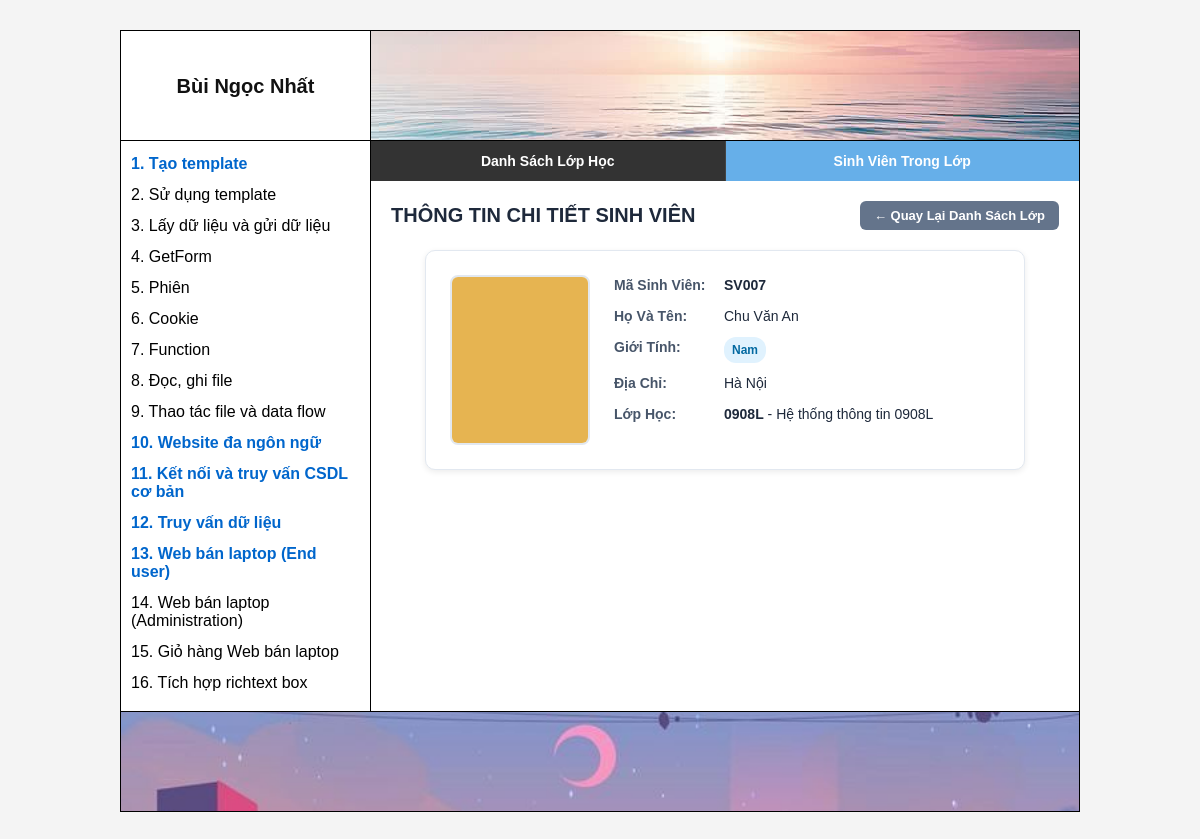
Page /Bai12/index.php?page=studentDetail&id=SV007 on the committed database.
### tables this page shows
CREATE TABLE students (
    ID VARCHAR(20) PRIMARY KEY,
    StudentName VARCHAR(50) NOT NULL,
    StudentGender VARCHAR(10) DEFAULT 'Nam',
    StudentAddress VARCHAR(150),
    StudentImage VARCHAR(100),
    ClassID VARCHAR(20),
    CONSTRAINT fk_students_classes FOREIGN KEY (ClassID) REFERENCES classes(ID) 
    ON UPDATE CASCADE ON DELETE RESTRICT
);

CREATE TABLE classes (
    ID VARCHAR(20) PRIMARY KEY,
    ClassName VARCHAR(50) NOT NULL,
    ClassDescription TEXT,
    NumOfStudents INT DEFAULT 0
);

### Bai12/pages/studentDetail.php (the view, shortened to what this page needs)
<?php
require_once __DIR__ . '/../libs/connectDB.php';
$studentID = isset($_GET['id']) ? mysqli_real_escape_string($conn, trim($_GET['id'])) : 'SV001';
function renderStudentDetailCard($conn, $studentID)
{
    $sql = "SELECT S.*, C.ClassName
            FROM students S
            LEFT JOIN classes C ON S.ClassID = C.ID
            WHERE S.ID = '{$studentID}'";
    $result = mysqli_query($conn, $sql);
    if ($result && mysqli_num_rows($result) > 0) {
        $student     = mysqli_fetch_assoc($result);
        $svID        = htmlspecialchars($student['ID']);
        $svName      = htmlspecialchars($student['StudentName']);
        $svGender    = htmlspecialchars($student['StudentGender']);
        $svAddress   = htmlspecialchars($student['StudentAddress']);
        $classID     = htmlspecialchars($student['ClassID']);
        $className   = htmlspecialchars($student['ClassName'] ?? '');
        $genderBadge = ($svGender === 'Nam') ? 'badge-nam' : 'badge-nu';
        $imagePath   = !empty($student['StudentImage']) ? 'images/' . $student['StudentImage'] : 'images/1.jpg';
        echo "
        <div class='student-detail-card'>
            <div class='student-avatar-box'>
                <img src='{$imagePath}' alt='Ảnh {$svName}' onerror=\"this.src='/src/image/default-avatar.png';\">
            </div>
            <div class='student-info-box'>
                <div class='student-info-row'>
                    <span class='student-info-label'>Mã Sinh Viên:</span>
                    <span class='student-info-value'><strong>{$svID}</strong></span>
                </div>
                <div class='student-info-row'>
                    <span class='student-info-label'>Họ Và Tên:</span>
                    <span class='student-info-value'>{$svName}</span>
                </div>
                <div class='student-info-row'>
                    <span class='student-info-label'>Giới Tính:</span>
                    <span class='student-info-value'><span class='badge {$genderBadge}'>{$svGender}</span></span>
                </div>
                <div class='student-info-row'>
                    <span class='student-info-label'>Địa Chỉ:</span>
                    <span class='student-info-value'>{$svAddress}</span>
                </div>
                <div class='student-info-row'>
                    <span class='student-info-label'>Lớp Học:</span>
                    <span class='student-info-value'><strong>{$classID}</strong> - {$className}</span>
                </div>
            </div>
        </div>";
    } else {
        echo "
        <div class='table-responsive' style='padding: 20px; text-align: center; color: #ef4444;'>
            Không tìm thấy thông tin của sinh viên có mã: <strong>" . htmlspecialchars($studentID) . "</strong>
        </div>";
    }
}
?>
<div class="page-header">
    <h2 class="page-title">THÔNG TIN CHI TIẾT SINH VIÊN</h2>
    <div class="action-bar">
        <a href="javascript:history.back()" class="btn btn-secondary">&larr; Quay Lại Danh Sách Lớp</a>
    </div>
</div>
<?php renderStudentDetailCard($conn, $studentID); ?>

### src/css/common.css (style rules this page uses)
* { box-sizing: border-box; margin: 0; padding: 0; }
body { font-family: Arial, sans-serif; background-color: #f4f4f4; }

### Bai12/style.css (style rules this page uses)
.page-header { display: flex; justify-content: space-between; align-items: center; margin-bottom: 20px; }
.page-title { font-size: 20px; font-weight: 700; color: #1e293b; margin: 0; }
.action-bar { display: flex; gap: 10px; }
.btn { display: inline-flex; align-items: center; justify-content: center; padding: 7px 14px; border-radius: 6px; font-size: 13px; font-weight: 600; cursor: pointer; text-decoration: none; border: none; transition: all 0.2s; }
.btn-secondary { background-color: #64748b; color: #ffffff; }
.student-detail-card { background: #ffffff; border-radius: 10px; border: 1px solid #e2e8f0; box-shadow: 0 2px 6px rgba(0, 0, 0, 0.08); max-width: 600px; margin: 0 auto; padding: 24px; display: flex; gap: 24px; align-items: flex-start; }
.student-avatar-box { width: 140px; height: 170px; border-radius: 8px; overflow: hidden; border: 2px solid #e2e8f0; background-color: #f8fafc; flex-shrink: 0; }
.student-avatar-box img { width: 100%; height: 100%; object-fit: cover; display: block; }
.student-info-box { flex: 1; display: flex; flex-direction: column; gap: 10px; }
.student-info-row { display: flex; font-size: 14px; line-height: 1.5; }
.student-info-label { width: 110px; font-weight: 700; color: #475569; flex-shrink: 0; }
.student-info-value { color: #1e293b; font-weight: 500; }
.badge { display: inline-block; padding: 4px 8px; border-radius: 12px; font-size: 12px; font-weight: 700; }
.badge-nam { background-color: #e0f2fe; color: #0369a1; }

### rows in the picture
students: StudentImage (picture), ID "SV007", StudentName "Chu Văn An", StudentGender "Nam", StudentAddress "Hà Nội", ClassID "0908L", ClassID.ClassName "Hệ thống thông tin 0908L"
